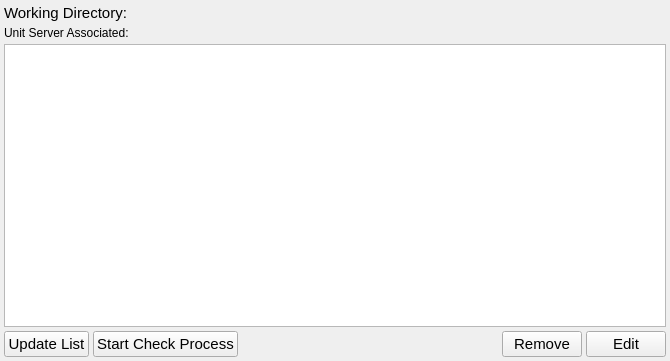
<?xml version="1.0" encoding="UTF-8"?>
<ui version="4.0">
 <class>AgentEditor</class>
 <widget class="QWidget" name="AgentEditor">
  <property name="geometry">
   <rect>
    <x>0</x>
    <y>0</y>
    <width>670</width>
    <height>361</height>
   </rect>
  </property>
  <property name="windowTitle">
   <string>Form</string>
  </property>
  <layout class="QVBoxLayout" name="verticalLayout">
   <property name="spacing">
    <number>4</number>
   </property>
   <property name="leftMargin">
    <number>4</number>
   </property>
   <property name="topMargin">
    <number>4</number>
   </property>
   <property name="rightMargin">
    <number>4</number>
   </property>
   <property name="bottomMargin">
    <number>4</number>
   </property>
   <item>
    <layout class="QHBoxLayout" name="horizontalLayout_2" stretch="0,1">
     <property name="spacing">
      <number>4</number>
     </property>
     <item>
      <widget class="QLabel" name="label_2">
       <property name="font">
        <font>
         <pointsize>11</pointsize>
        </font>
       </property>
       <property name="text">
        <string>Working Directory:</string>
       </property>
      </widget>
     </item>
     <item>
      <widget class="QLabel" name="labelWorkingDirectory">
       <property name="font">
        <font>
         <pointsize>11</pointsize>
        </font>
       </property>
       <property name="text">
        <string/>
       </property>
      </widget>
     </item>
    </layout>
   </item>
   <item>
    <widget class="QLabel" name="label">
     <property name="text">
      <string>Unit Server Associated:</string>
     </property>
    </widget>
   </item>
   <item>
    <widget class="QListView" name="listViewNodeAssociated">
     <property name="acceptDrops">
      <bool>true</bool>
     </property>
     <property name="dragDropMode">
      <enum>QAbstractItemView::DragDrop</enum>
     </property>
     <property name="selectionMode">
      <enum>QAbstractItemView::MultiSelection</enum>
     </property>
     <property name="selectionBehavior">
      <enum>QAbstractItemView::SelectRows</enum>
     </property>
    </widget>
   </item>
   <item>
    <layout class="QHBoxLayout" name="horizontalLayout">
     <item>
      <widget class="QPushButton" name="pushButtonUpdateList">
       <property name="font">
        <font>
         <pointsize>11</pointsize>
        </font>
       </property>
       <property name="text">
        <string>Update List</string>
       </property>
      </widget>
     </item>
     <item>
      <widget class="QPushButton" name="pushButtonStartCheckProcess">
       <property name="font">
        <font>
         <pointsize>11</pointsize>
        </font>
       </property>
       <property name="text">
        <string>Start Check Process</string>
       </property>
      </widget>
     </item>
     <item>
      <spacer name="horizontalSpacer">
       <property name="orientation">
        <enum>Qt::Horizontal</enum>
       </property>
       <property name="sizeHint" stdset="0">
        <size>
         <width>40</width>
         <height>20</height>
        </size>
       </property>
      </spacer>
     </item>
     <item>
      <widget class="QPushButton" name="pushButtonRemoveAssociatedNode">
       <property name="font">
        <font>
         <pointsize>11</pointsize>
        </font>
       </property>
       <property name="text">
        <string>Remove</string>
       </property>
      </widget>
     </item>
     <item>
      <widget class="QPushButton" name="pushButtonEditAssociatedNode">
       <property name="font">
        <font>
         <pointsize>11</pointsize>
        </font>
       </property>
       <property name="text">
        <string>Edit</string>
       </property>
      </widget>
     </item>
    </layout>
   </item>
  </layout>
 </widget>
 <resources/>
 <connections/>
</ui>
